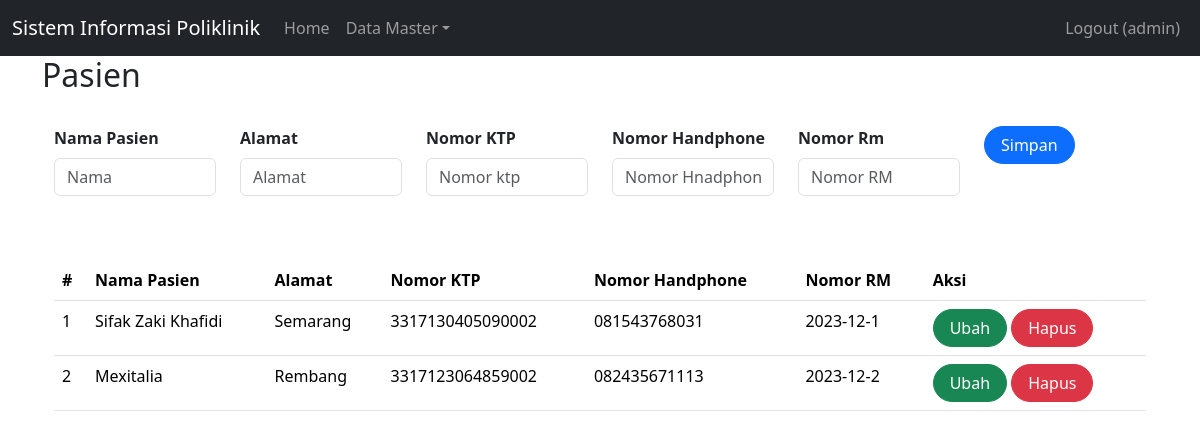
The app's page /index.php?page=pasien (signed in) with its own data.
### tables this page shows
CREATE TABLE `pasien` (
  `id` int(11) UNSIGNED NOT NULL,
  `nama` varchar(255) NOT NULL,
  `alamat` varchar(255) NOT NULL,
  `no_ktp` varchar(255) NOT NULL,
  `no_hp` varchar(50) NOT NULL,
  `no_rm` varchar(25) NOT NULL
);

### pasien.php (the view, shortened to what this page needs)
<div class="container">
    <h2>Pasien</h2>
<br>
    <?php
include'koneksi.php';
?>
<body>
<div class="container">
    <form class="form row"  method="POST" action="" name="myForm" onsubmit="return(validate());">
    <?php
    $nama = '';
    $alamat = '';
    $no_ktp = '';
    $no_hp ='';
    $no_rm = '';
    ?>
        <div class="col">
        <label for="inputNama" class="form-label fw-bold">
            Nama Pasien
        </label>
        <input type="varchar" class="form-control" name="nama" id="inputNama" placeholder="Nama" value="<?php echo $nama ?>">
    </div>
    <div class="col">
        <label for="inputAlamat" class="form-label fw-bold">
            Alamat
        </label>
        <input type="varchar" class="form-control" name="alamat" id="inputAlamat" placeholder="Alamat" value="<?php echo $alamat ?>">
    </div>
    <div class="col">
        <label for="inputKTP" class="form-label fw-bold">
            Nomor KTP
        </label>
        <input type="varchar" class="form-control" name="no_ktp" id="inputAlamat" placeholder="Nomor ktp" value="<?php echo $no_ktp ?>">
    </div>
    <div class="col">
        <label for="inputAlamat" class="form-label fw-bold">
            Nomor Handphone
        </label>
        <input type="varchar" class="form-control" name="no_hp" id="inputAlamat" placeholder="Nomor Hnadphone" value="<?php echo $no_hp ?>">
    </div>
    <div class="col">
        <label for="inputRM" class="form-label fw-bold">
            Nomor Rm
        </label>
        <input type="varchar" class="form-control" name="no_rm" id="inputAlamat" placeholder="Nomor RM" value="<?php echo $no_rm ?>">
    </div>
    <div class="col">
        <button type="submit" class="btn btn-primary rounded-pill px-3" name="simpan">Simpan</button>
    </div>
    </form>
    <br>
    <br>
    <table class="table table-hover">
    <table class="table table-hover">
    <thead>
        <tr>
            <th scope="col">#</th>
            <th scope="col">Nama Pasien</th>
            <th scope="col">Alamat</th>
            <th scope="col">Nomor KTP</th>
            <th scope="col">Nomor Handphone</th>
            <th scope="col">Nomor RM</th>
            <th scope="col">Aksi</th>
        </tr>
    </thead>
        <tbody>
    <?php
    $result = mysqli_query(
    $mysqli,"SELECT * FROM pasien ORDER BY id"
    );
$no = 1;
while ($data = mysqli_fetch_array($result)) {
?>
    <tr>
        <td><?php echo $no++ ?></td>
        <td><?php echo $data['nama'] ?></td>
        <td><?php echo $data['alamat'] ?></td>
        <td><?php echo $data['no_ktp'] ?></td>
        <td><?php echo $data['no_hp'] ?></td>
        <td><?php echo $data['no_rm'] ?></td>
                <td>
                <a class="btn btn-success rounded-pill px-3" href="index.php?page=pasien&id=<?php echo $data['id'] ?>">Ubah</a>
                        <a class="btn btn-danger rounded-pill px-3" href="index.php?page=pasien&id=<?php echo $data['id'] ?>&aksi=hapus">Hapus</a>
                    </td>
            </tr>
        <?php
        }
        ?>
    </tbody>
    </table>

### records on screen
pasien: nama "Sifak Zaki Khafidi", alamat "Semarang", no_ktp "3317130405090002", no_hp "081543768031", no_rm "2023-12-1"
pasien: nama "Mexitalia", alamat "Rembang", no_ktp "3317123064859002", no_hp "082435671113", no_rm "2023-12-2"

### other values on screen
$_SESSION['username'] "admin"
